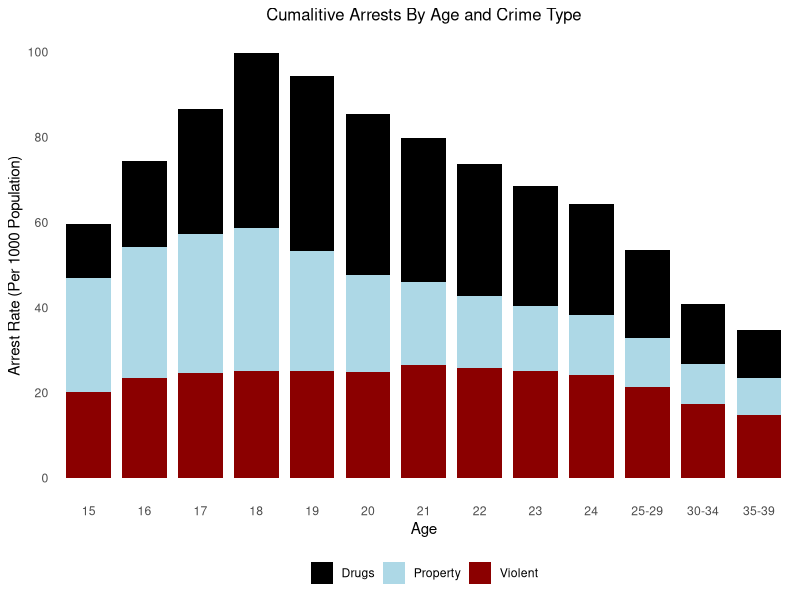
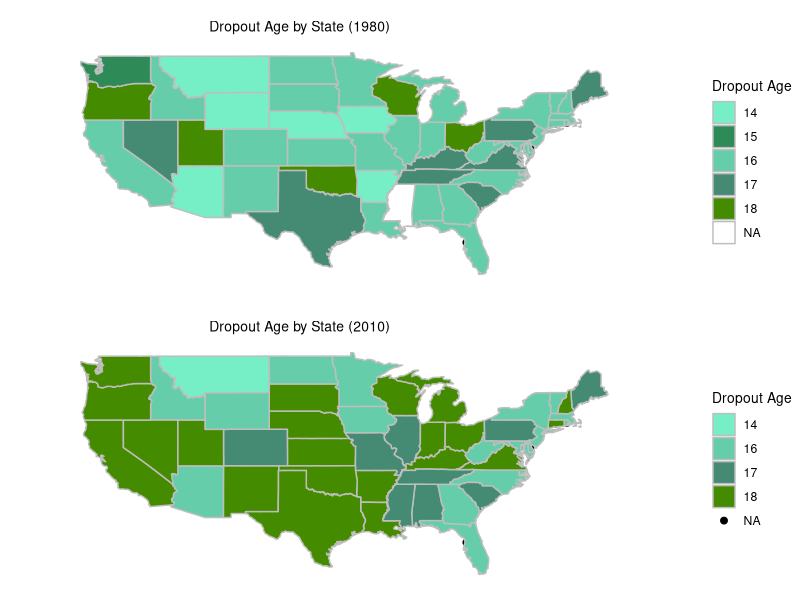
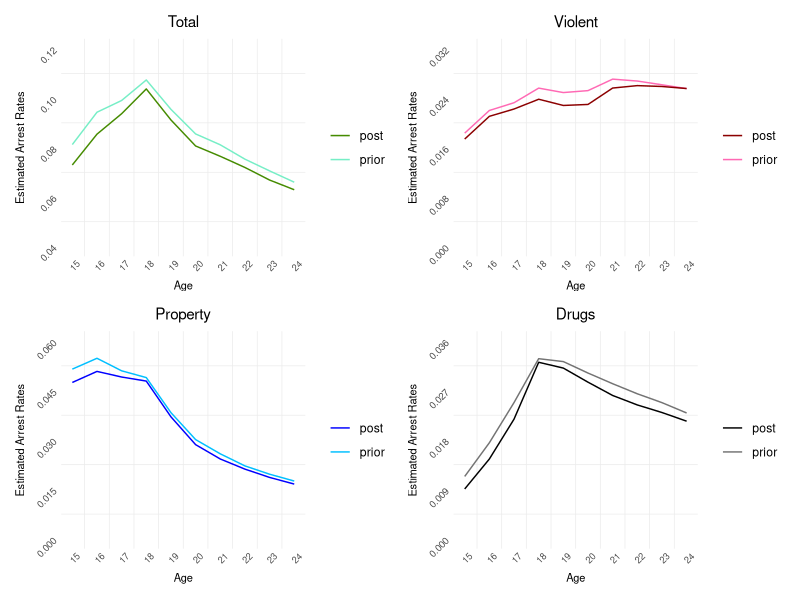

Reproduce these figures in R, in order.
## ---- chunk 1
#| include: false
#| warning: false
#| message: false

library(tidyverse)
library(palmerpenguins)
library(haven)
library(ggplot2)
library(dplyr)
library(sf)
library(gridExtra)
library(patchwork)

## ---- chunk 2
#| echo: false
#| warning: false
#| message: false

# Loading the data
figure1_data <- read_csv(here::here("data/raw_data/reproduction_data/figure1_data.csv"))
maps_d <- read_csv(here::here("data/raw_data/reproduction_data/maps_d.csv")) 
maps_d_clean <- read_csv(here::here("data/analysis_data/maps_d_clean.csv"))
dropout_age <- read_csv(here::here("data/raw_data/reproduction_data/dropout_age.csv"))

figure3_data <- read_csv(here::here("data/raw_data/reproduction_data/figure3_data.csv"))

## ---- chunk 3
#| echo: false
#| label: fig-arrests
#| warning: false
#| fig-cap: US male arrest rates between the ages 15-24 from FBI Uniform Crime Reporting data

# Calculate cumulative_arrest for the male arrests per 1000 population
figure1_data <- figure1_data %>%
  group_by(agegroup, crime_type) %>%
  summarise(cumulative_arrest = sum(arrest_rate) * 1000) %>%
  ungroup()

# Reorder levels of crime_type, starting with the violent crimes on the bottom
figure1_data <- figure1_data %>%
  mutate(crime_type = factor(crime_type, levels = c(3, 2, 1)))

#Plots age against cumulative arrests
ggplot(figure1_data, aes(x = as.factor(agegroup), y = cumulative_arrest, 
                       fill = factor(crime_type))) +
  geom_bar(stat = "identity", position = "stack", width = 0.8) + #bar graph
  scale_fill_manual(values = c("black", "lightblue", "darkred"), #colours
                    labels = c("Drugs", "Property", "Violent")) + #legend
  labs(x = "Age", y = "Arrest Rate (Per 1000 Population)", fill = NULL, 
       title = "Cumalitive Arrests By Age and Crime Type") + #titles
  scale_x_discrete(labels = c("15", "16", "17", "18", "19", "20", "21", "22", 
                              "23", "24", "25-29", "30-34", "35-39")) + #labels
  scale_y_continuous(breaks = seq(0, 100, by = 20)) + # y-axis breaks
  theme_minimal() +
  theme(legend.position = "bottom", #legend position
        axis.text.x = element_text(angle = 0, hjust = 0.5), #Centers axis
        plot.title = element_text(size = 12, hjust = 0.5), #Centers title
        panel.grid.major = element_blank(),  #Removes major grid lines
        panel.grid.minor = element_blank())  #Removes minor grid lines

## ---- chunk 4
#| echo: false
#| label: fig-dropout
#| warning: false
#| message: false
#| fig-cap: Change in dropout ages designated by state law between 1980 and 2010

#Rename coloumn for dropout_age
names(dropout_age)[names(dropout_age) == "STATEFP"] <- "bpl"

# Load US state boundary data
us_states <- map_data("state")

#Covert to spatial data frama
maps_d_sf <- st_as_sf(maps_d_clean, coords = c("x_c", "y_c"))

# Filter dropout_age for 1980 and 2010
dropout_age_1980 <- filter(dropout_age, year == 1980)
dropout_age_2010 <- filter(dropout_age, year == 2010)

# Join the datasets mapd_d_sf and dropout_age_1980, as well as dropout_age_2010
maps_d_sf_1980 <- left_join(maps_d_sf, dropout_age_1980, by = c("bpl"))
maps_d_sf_2010 <- left_join(maps_d_sf, dropout_age_2010, by = c("bpl"))

#Convert the coloumn values to contain all lowercase values to match with 
# a us_states column
maps_d_sf_1980$NAME <- tolower(maps_d_sf_1980$NAME)
us_states_1980 <- left_join(us_states, maps_d_sf_1980, 
                            by =  c("region" = "NAME"))

maps_d_sf_2010$NAME <- tolower(maps_d_sf_2010$NAME)
us_states_2010 <- left_join(us_states, maps_d_sf_2010, 
                            by =  c("region" = "NAME"))

# Plots the map boundary
base_map <- ggplot() +
  geom_polygon(data = us_states_1980, aes(x = long, y = lat, group = group), 
               fill ="white", color = "grey") +
  coord_map() +
  theme_minimal() +
  labs(x = "Longitude", y = "Latitude") +
  ggtitle("Map of US States")

#Set the colours for the different ages
colours <- c("14" = "aquamarine2", "15" = "seagreen", "16" = "aquamarine3", 
             "17" = "aquamarine4", "18" = "chartreuse4", "NA" = "white")

# Plot dropout age data within state boundaries
data_map_1980 <- ggplot() +
  geom_sf(data = maps_d_sf_1980, aes(fill = as.factor(dropage)), size = 2) +
  geom_polygon(data = us_states_1980, aes(x = long, y = lat, group = group, 
                                          fill = as.factor(dropage)), 
               color = "grey") +
  theme_void() +
  scale_fill_manual(values = colours, 
                    guide = "legend", name = "Dropout Age  ",
                    na.value = "white") +
  labs(title = "Dropout Age by State (1980)") +
  theme(plot.title = element_text(size = 10, hjust = 0.4),
        legend.title = element_text(size = 10)) +
  coord_sf(xlim = c(-130, -60), ylim = c(25, 50))

# Plot dropout age data within state boundaries
data_map_2010 <- ggplot() +
  geom_sf(data = maps_d_sf_2010, aes(fill = as.factor(dropage)), size = 2) +
  geom_polygon(data = us_states_2010, aes(x = long, y = lat, group = group, 
                                          fill = as.factor(dropage)), 
               color = "grey") +
  theme_void() +
  scale_fill_manual(values = colours, 
                    guide = "legend", name = "Dropout Age  ",
                    na.value = "white") +
  labs(title = "Dropout Age by State (2010)") +
  theme(plot.title = element_text(size = 10, hjust = 0.4),
        legend.title = element_text(size = 10)) +
  coord_sf(xlim = c(-130, -60), ylim = c(25, 50))

# Show the combined plot
figure2 <- grid.arrange(data_map_1980, data_map_2010, ncol = 1)

## ---- chunk 5
#| echo: false
#| label: fig-rates
#| warning: false
#| fig-cap: Prior and post reform crime rates for ages 15-24

# Calculate arrest rates
figure3_data$arrest_rate_base <- exp(figure3_data$base_age)
figure3_data$arrest_rate_new <- exp(figure3_data$base_age + figure3_data$b_age)

# Plotting
# Total
total_fig <- ggplot(figure3_data[figure3_data$crime == 4, ], aes(x = age)) +
  geom_line(aes(y = arrest_rate_base, color = "prior"), stat = "identity", alpha = 1) +
  geom_line(aes(y = arrest_rate_new, color = "post",), stat = "identity", alpha = 1) +
  labs(x = "Age", y = "Estimated Arrest Rates", title = "Total") +
  scale_x_continuous(breaks = seq(15, 24, by = 1)) +
  scale_y_continuous(limits = c(0.04, 0.12), breaks = seq(0.04, 0.12, by = 0.02)) +
  scale_color_manual(name = NULL,
                    values = c("prior" = "aquamarine2", "post" = "chartreuse4"), 
                    labels = c("post", "prior")) + 
  theme_minimal() +
  theme(legend.position = "right",
        plot.title = element_text(size = 11, hjust = 0.5),
        axis.text.x = element_text(angle = 45, size = 6.5),
        axis.text.y = element_text(angle = 45, size = 7),
        axis.title.x = element_text(size = 8),
        axis.title.y = element_text(size = 8),
        panel.grid.major = element_blank())

# Violent
violent_fig <- ggplot(figure3_data[figure3_data$crime == 1, ], aes(x = age)) +
  geom_line(aes(y = arrest_rate_base, color = "prior"), stat = "identity", alpha = 1) +
  geom_line(aes(y = arrest_rate_new, color = "post",), stat = "identity", alpha = 1) +
  labs(x = "Age", y = "Estimated Arrest Rates", title = "Violent") +
  scale_x_continuous(breaks = seq(15, 24, by = 1)) +
  scale_y_continuous(limits = c(0, 0.032), breaks = seq(0, 0.032, by = 0.008)) +
  scale_color_manual(name = NULL,
                     values = c("prior" = "hotpink", "post" = "darkred"), 
                     labels = c("post", "prior")) + 
  theme_minimal() +
  theme(legend.position = "right",
        plot.title = element_text(size = 11, hjust = 0.5),
        axis.text.x = element_text(angle = 45, size = 6.5),
        axis.text.y = element_text(angle = 45, size = 7),
        axis.title.x = element_text(size = 8),
        axis.title.y = element_text(size = 8),
        panel.grid.major = element_blank())

# Property
property_fig <- ggplot(figure3_data[figure3_data$crime == 2, ], aes(x = age)) +
  geom_line(aes(y = arrest_rate_base, color = "prior"), stat = "identity", alpha = 1) +
  geom_line(aes(y = arrest_rate_new, color = "post",), stat = "identity", alpha = 1) +
  labs(x = "Age", y = "Estimated Arrest Rates", title = "Property") +
  scale_x_continuous(breaks = seq(15, 24, by = 1)) +
  scale_y_continuous(limits = c(0, 0.06), breaks = seq(0, 0.06, by = 0.015)) +
  scale_color_manual(name = NULL,
                     values = c("prior" = "deepskyblue", "post" = "blue"), 
                     labels = c("post", "prior")) + 
  theme_minimal() +
  theme(legend.position = "right",
        plot.title = element_text(size = 11, hjust = 0.5),
        axis.text.x = element_text(angle = 45, size = 6.5),
        axis.text.y = element_text(angle = 45, size = 7),
        axis.title.x = element_text(size = 8),
        axis.title.y = element_text(size = 8),
        panel.grid.major = element_blank())

# Drugs
drugs_fig <- ggplot(figure3_data[figure3_data$crime == 3, ], aes(x = age)) +
  geom_line(aes(y = arrest_rate_base, color = "prior"), stat = "identity", alpha = 1) +
  geom_line(aes(y = arrest_rate_new, color = "post",), stat = "identity", alpha = 1) +
  labs(x = "Age", y = "Estimated Arrest Rates", title = "Drugs") +
  scale_x_continuous(breaks = seq(15, 24, by = 1)) +
  scale_y_continuous(limits = c(0, 0.036), breaks = seq(0, 0.036, by = 0.009)) +
  scale_color_manual(name = NULL,
                     values = c("prior" = "gray45", "post" = "black"), 
                     labels = c("post", "prior")) + 
  theme_minimal() +
  theme(legend.position = "right",
        plot.title = element_text(size = 11, hjust = 0.5),
        axis.text.x = element_text(angle = 45, size = 6.5),
        axis.text.y = element_text(angle = 45, size = 7),
        axis.title.x = element_text(size = 8),
        axis.title.y = element_text(size = 8),
        panel.grid.major = element_blank())

# Arrange plots using patchwork
figure3 <- total_fig + violent_fig +
  plot_layout(ncol = 2) +
  property_fig + drugs_fig

# Print the combined plot
print(figure3)
